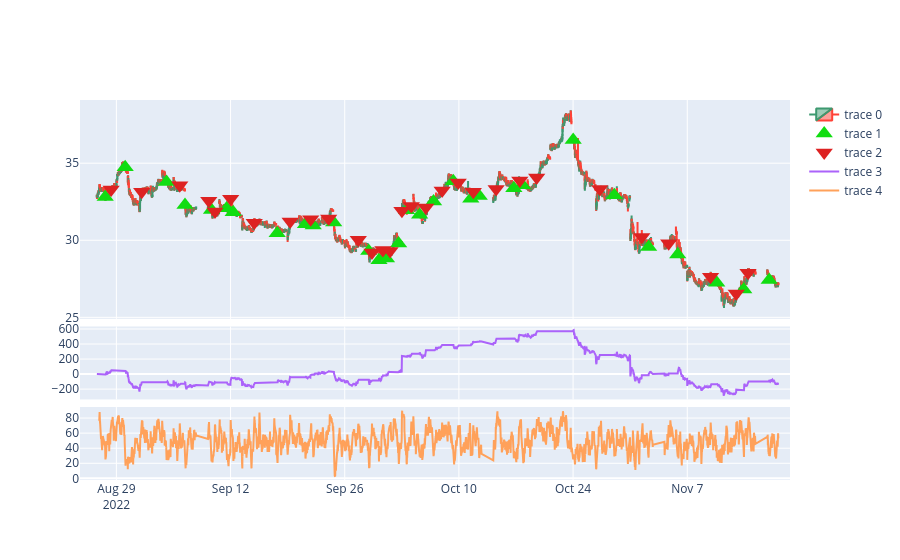

Notebook code for this chart:
### Code cell
import plotly.graph_objects as go
from plotly.subplots import make_subplots

fig = make_subplots(rows=3, cols=1, row_heights=[0.6, 0.2, 0.2], vertical_spacing=0.02, shared_xaxes=True)

fig.add_trace(go.Candlestick(x=df.index,
                open=df['open'],
                high=df['high'],
                low=df['low'],
                close=df['close']), row=1, col=1)

fig.add_trace(go.Scatter(x=df_buys.index,y=df_buys['price'], marker_color='#11dd11',  marker_size=15,
                 mode="markers", marker_symbol= 'triangle-up'), row=1, col=1)
fig.add_trace(go.Scatter(x=df_sells.index,y=df_sells['price'], marker_color='#dd2222',  marker_size=15,
                 mode="markers", marker_symbol= 'triangle-down'), row=1, col=1)

fig.add_trace(go.Scatter(x=df.index,
                y=df_trades['ret_cum']), row=2, col=1)


fig.add_trace(go.Scatter(x=df.index,
                y=df['rsi']), row=3, col=1)



fig.update_xaxes(rangebreaks=[
        dict(bounds=[18, 10], pattern="hour"), #hide hours outside of 9am-5pm
        dict(bounds=["sat", "mon"]), #hide weekends
    ])
fig.update_layout(xaxis_rangeslider_visible=False, height=800)
fig.show()

### Figure 1 — Plotly figure (JSON) as saved in the notebook; plotly's stock layout.template omitted (floating-point values rounded to 4 significant figures; data arrays with more than 128 entries replaced by an {"elided": "..."} marker saying what was removed)
{"data": [{"close": {"elided": "5000 float values"}, "high": {"elided": "5000 float values"}, "low": {"elided": "5000 float values"}, "open": {"elided": "5000 float values"}, "type": "candlestick", "x": {"elided": "5000 str values"}, "xaxis": "x", "yaxis": "y"}, {"marker": {"color": "#11dd11", "size": 15, "symbol": "triangle-up"}, "mode": "markers", "type": "scatter", "x": ["2022-08-26T10:10:00", "2022-08-29T16:10:00", "2022-09-02T13:10:00", "2022-09-06T10:05:00", "2022-09-08T12:40:00", "2022-09-09T15:20:00", "2022-09-12T11:50:00", "2022-09-16T10:40:00", "2022-09-20T14:30:00", "2022-09-21T11:55:00", "2022-09-23T10:15:00", "2022-09-28T10:50:00", "2022-09-29T10:00:00", "2022-09-29T15:15:00", "2022-09-30T15:45:00", "2022-10-03T13:20:00", "2022-10-04T14:30:00", "2022-10-05T16:15:00", "2022-10-07T14:05:00", "2022-10-11T10:20:00", "2022-10-11T16:15:00", "2022-10-14T16:30:00", "2022-10-17T14:40:00", "2022-10-24T10:05:00", "2022-10-27T14:55:00", "2022-11-01T14:55:00", "2022-11-04T11:20:00", "2022-11-09T14:40:00", "2022-11-11T17:35:00", "2022-11-16T11:25:00"], "xaxis": "x", "y": [32.8, 34.73, 33.78, 32.28, 31.97, 32.08, 31.82, 30.45, 31.04, 30.96, 31.15, 29.31, 28.7, 28.81, 29.79, 31.95, 31.65, 32.51, 33.83, 32.69, 32.87, 33.37, 33.57, 36.5, 32.92, 29.57, 29.07, 27.25, 26.81, 27.43], "yaxis": "y"}, {"marker": {"color": "#dd2222", "size": 15, "symbol": "triangle-down"}, "mode": "markers", "type": "scatter", "x": ["2022-08-26T14:20:00", "2022-08-31T11:45:00", "2022-09-05T14:25:00", "2022-09-08T10:45:00", "2022-09-08T15:05:00", "2022-09-12T10:05:00", "2022-09-14T10:35:00", "2022-09-19T11:45:00", "2022-09-21T10:10:00", "2022-09-22T14:45:00", "2022-09-27T11:30:00", "2022-09-28T13:05:00", "2022-09-29T12:45:00", "2022-09-29T17:45:00", "2022-10-03T10:05:00", "2022-10-03T16:40:00", "2022-10-05T10:50:00", "2022-10-06T14:15:00", "2022-10-07T17:30:00", "2022-10-11T12:05:00", "2022-10-13T12:05:00", "2022-10-17T12:40:00", "2022-10-18T16:30:00", "2022-10-26T12:45:00", "2022-11-01T10:10:00", "2022-11-03T13:00:00", "2022-11-09T10:20:00", "2022-11-11T12:20:00", "2022-11-14T12:35:00"], "xaxis": "x", "y": [33.3, 33.14, 33.57, 32.57, 31.87, 32.69, 31.14, 31.21, 31.37, 31.41, 30.03, 29.2, 29.37, 29.3, 31.91, 32.23, 32.12, 33.23, 33.75, 33.14, 33.32, 33.88, 34.07, 33.33, 30.21, 29.81, 27.63, 26.55, 27.9], "yaxis": "y"}, {"type": "scatter", "x": {"elided": "5000 str values"}, "xaxis": "x2", "y": {"elided": "5000 float values"}, "yaxis": "y2"}, {"type": "scatter", "x": {"elided": "5000 str values"}, "xaxis": "x3", "y": {"elided": "5000 float values"}, "yaxis": "y3"}], "layout": {"autosize": true, "xaxis": {"anchor": "y", "autorange": true, "domain": [0, 1], "matches": "x3", "range": ["2022-08-25 04:14:59.2253", "2022-11-17 17:20:00.7747"], "rangebreaks": [{"bounds": [18, 10], "pattern": "hour"}, {"bounds": ["sat", "mon"]}], "rangeslider": {"visible": false, "yaxis": {}}, "showticklabels": false, "type": "date"}, "xaxis2": {"anchor": "y2", "autorange": true, "domain": [0, 1], "matches": "x3", "range": ["2022-08-25 04:14:59.2253", "2022-11-17 17:20:00.7747"], "rangebreaks": [{"bounds": [18, 10], "pattern": "hour"}, {"bounds": ["sat", "mon"]}], "showticklabels": false, "type": "date"}, "xaxis3": {"anchor": "y3", "autorange": true, "domain": [0, 1], "range": ["2022-08-25 04:14:59.2253", "2022-11-17 17:20:00.7747"], "rangebreaks": [{"bounds": [18, 10], "pattern": "hour"}, {"bounds": ["sat", "mon"]}], "type": "date"}, "yaxis": {"anchor": "x", "autorange": true, "domain": [0.424, 1], "range": [24.9, 39.1], "type": "linear"}, "yaxis2": {"anchor": "x2", "autorange": true, "domain": [0.212, 0.404], "range": [-337.6, 633.6], "type": "linear"}, "yaxis3": {"anchor": "x3", "autorange": true, "domain": [0, 0.192], "range": [-2.163, 94.62], "type": "linear"}}}
